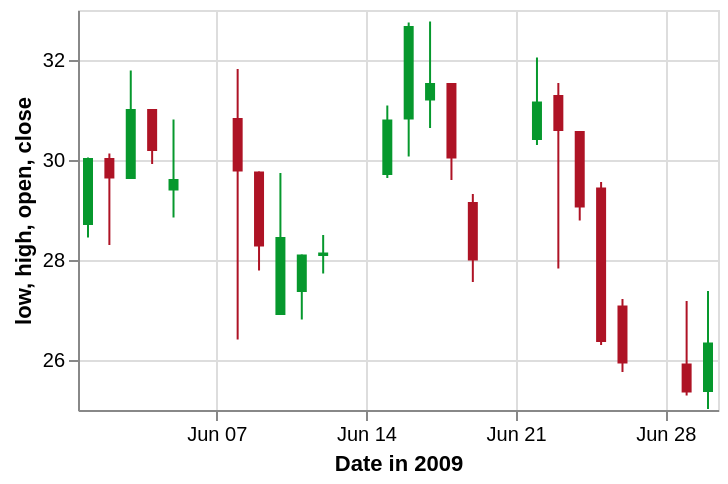

Express this chart as Vega-Lite.
### Vega specification from a JSON file in a GitHub repository (floating-point values rounded to 4 significant figures)
{"$schema": "https://vega.github.io/schema/vega/v5.json", "description": "A candlestick chart inspired by an example in Protovis (http://mbostock.github.io/protovis/ex/candlestick.html)", "background": "white", "padding": 5, "width": 320, "height": 200, "style": "cell", "data": [{"name": "source_0", "values": [{"date": "2009-06-01", "open": 28.7, "high": 30.05, "low": 28.45, "close": 30.04, "signal": "short", "ret": -4.894}, {"date": "2009-06-02", "open": 30.04, "high": 30.13, "low": 28.3, "close": 29.63, "signal": "short", "ret": -0.3226}, {"date": "2009-06-03", "open": 29.62, "high": 31.79, "low": 29.62, "close": 31.02, "signal": "short", "ret": 3.687}, {"date": "2009-06-04", "open": 31.02, "high": 31.02, "low": 29.92, "close": 30.18, "signal": "short", "ret": 4.51}, {"date": "2009-06-05", "open": 29.39, "high": 30.81, "low": 28.85, "close": 29.62, "signal": "short", "ret": 6.084}, {"date": "2009-06-08", "open": 30.84, "high": 31.82, "low": 26.41, "close": 29.77, "signal": "short", "ret": 1.254}, {"date": "2009-06-09", "open": 29.77, "high": 29.77, "low": 27.79, "close": 28.27, "signal": "short", "ret": -5.024}, {"date": "2009-06-10", "open": 26.9, "high": 29.74, "low": 26.9, "close": 28.46, "signal": "short", "ret": -5.466}, {"date": "2009-06-11", "open": 27.36, "high": 28.11, "low": 26.81, "close": 28.11, "signal": "short", "ret": -8.374}, {"date": "2009-06-12", "open": 28.08, "high": 28.5, "low": 27.73, "close": 28.15, "signal": "short", "ret": -5.528}, {"date": "2009-06-15", "open": 29.7, "high": 31.09, "low": 29.64, "close": 30.81, "signal": "long", "ret": 3.492}, {"date": "2009-06-16", "open": 30.81, "high": 32.75, "low": 30.07, "close": 32.68, "signal": "short", "ret": 0.155}, {"date": "2009-06-17", "open": 31.19, "high": 32.77, "low": 30.64, "close": 31.54, "signal": "short", "ret": 5.828}, {"date": "2009-06-18", "open": 31.54, "high": 31.54, "low": 29.6, "close": 30.03, "signal": "short", "ret": 8.176}, {"date": "2009-06-19", "open": 29.16, "high": 29.32, "low": 27.56, "close": 27.99, "signal": "short", "ret": 8.599}, {"date": "2009-06-22", "open": 30.4, "high": 32.05, "low": 30.3, "close": 31.17, "signal": "short", "ret": 15.49}, {"date": "2009-06-23", "open": 31.3, "high": 31.54, "low": 27.83, "close": 30.58, "signal": "short", "ret": 11.74}, {"date": "2009-06-24", "open": 30.58, "high": 30.58, "low": 28.79, "close": 29.05, "signal": "long", "ret": -10.42}, {"date": "2009-06-25", "open": 29.45, "high": 29.56, "low": 26.3, "close": 26.36, "signal": "long", "ret": 0}, {"date": "2009-06-26", "open": 27.09, "high": 27.22, "low": 25.76, "close": 25.93, "signal": "long", "ret": 0}, {"date": "2009-06-29", "open": 25.93, "high": 27.18, "low": 25.29, "close": 25.35, "signal": "long", "ret": 5.263}, {"date": "2009-06-30", "open": 25.36, "high": 27.38, "low": 25.02, "close": 26.35, "signal": "long", "ret": 6.738}]}, {"name": "data_0", "source": "source_0", "transform": [{"type": "formula", "expr": "timeParse(datum[\"date\"],'%Y-%m-%d')", "as": "date"}]}, {"name": "data_1", "source": "data_0", "transform": [{"type": "filter", "expr": "(isDate(datum[\"date\"]) || (isValid(datum[\"date\"]) && isFinite(+datum[\"date\"]))) && isValid(datum[\"low\"]) && isFinite(+datum[\"low\"])"}]}, {"name": "data_2", "source": "data_0", "transform": [{"type": "filter", "expr": "(isDate(datum[\"date\"]) || (isValid(datum[\"date\"]) && isFinite(+datum[\"date\"]))) && isValid(datum[\"open\"]) && isFinite(+datum[\"open\"])"}]}], "marks": [{"name": "layer_0_marks", "type": "rule", "style": ["rule"], "from": {"data": "data_1"}, "encode": {"update": {"stroke": [{"test": "datum.open < datum.close", "value": "#06982d"}, {"value": "#ae1325"}], "x": {"scale": "x", "field": "date"}, "y": [{"test": "!isValid(datum[\"low\"]) || !isFinite(+datum[\"low\"])", "field": {"group": "height"}}, {"scale": "y", "field": "low"}], "y2": [{"test": "!isValid(datum[\"high\"]) || !isFinite(+datum[\"high\"])", "field": {"group": "height"}}, {"scale": "y", "field": "high"}]}}}, {"name": "layer_1_marks", "type": "rect", "style": ["bar"], "from": {"data": "data_2"}, "encode": {"update": {"fill": [{"test": "datum.open < datum.close", "value": "#06982d"}, {"value": "#ae1325"}], "xc": {"scale": "x", "field": "date"}, "width": {"value": 5}, "y": [{"test": "!isValid(datum[\"open\"]) || !isFinite(+datum[\"open\"])", "field": {"group": "height"}}, {"scale": "y", "field": "open"}], "y2": [{"test": "!isValid(datum[\"close\"]) || !isFinite(+datum[\"close\"])", "field": {"group": "height"}}, {"scale": "y", "field": "close"}]}}}], "scales": [{"name": "x", "type": "time", "domain": {"fields": [{"data": "data_1", "field": "date"}, {"data": "data_2", "field": "date"}]}, "range": [0, {"signal": "width"}], "padding": 5}, {"name": "y", "type": "linear", "domain": {"fields": [{"data": "data_1", "field": "low"}, {"data": "data_1", "field": "high"}, {"data": "data_2", "field": "open"}, {"data": "data_2", "field": "close"}]}, "range": [{"signal": "height"}, 0], "zero": false, "nice": true}], "axes": [{"scale": "x", "orient": "bottom", "gridScale": "y", "grid": true, "tickCount": {"signal": "ceil(width/40)"}, "domain": false, "labels": false, "maxExtent": 0, "minExtent": 0, "ticks": false, "zindex": 0}, {"scale": "y", "orient": "left", "gridScale": "x", "grid": true, "tickCount": {"signal": "ceil(height/40)"}, "domain": false, "labels": false, "maxExtent": 0, "minExtent": 0, "ticks": false, "zindex": 0}, {"scale": "x", "orient": "bottom", "grid": false, "title": "Date in 2009", "labelFlush": true, "labelOverlap": true, "tickCount": {"signal": "ceil(width/40)"}, "zindex": 0}, {"scale": "y", "orient": "left", "grid": false, "title": "low, high, open, close", "labelOverlap": true, "tickCount": {"signal": "ceil(height/40)"}, "zindex": 0}], "config": {"background": "white"}}
